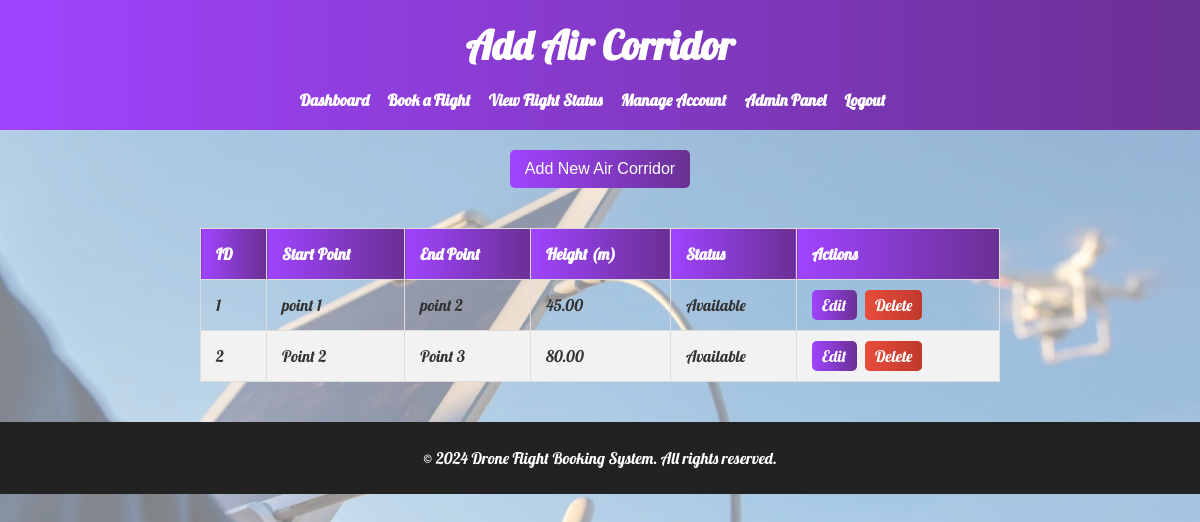
Screenshot of /DroneBookingSystem/add_air_corridor.php (signed in) with the database file from the repository.
### tables this page shows
CREATE TABLE `air_corridors` (
  `id` int(11) NOT NULL,
  `start_point` varchar(100) DEFAULT NULL,
  `end_point` varchar(100) DEFAULT NULL,
  `height` decimal(5,2) DEFAULT NULL,
  `status` enum('available','booked') DEFAULT 'available'
);

### DroneBookingSystem/add_air_corridor.php (the view, shortened to what this page needs)
<?php
$conn = new mysqli('localhost', 'root', '', 'drone_booking_system');
$corridor_sql = "SELECT * FROM air_corridors";
$corridor_result = $conn->query($corridor_sql);
?>
<!DOCTYPE html>
<html lang="en">
<head>
</head>
<body>
    <header>
        <h1>Add Air Corridor</h1>
        <nav>
            <ul>
                <li><a href="dashboard.php">Dashboard</a></li>
                <li><a href="flight_booking.php">Book a Flight</a></li>
                <li><a href="flight_status.php">View Flight Status</a></li>
                <li><a href="account.php">Manage Account</a></li>
                <li><a href="admin_panel.php">Admin Panel</a></li>
                <li><a href="logout.php">Logout</a></li>
            </ul>
        </nav>
    </header>
    <div class="content">
        <button class="toggle-button" onclick="toggleForm()">Add New Air Corridor</button>
        <table>
            <thead>
                <tr>
                    <th>ID</th>
                    <th>Start Point</th>
                    <th>End Point</th>
                    <th>Height (m)</th>
                    <th>Status</th>
                    <th>Actions</th>
                </tr>
            </thead>
            <tbody>
                <?php if ($corridor_result->num_rows > 0): ?>
                    <?php while($corridor = $corridor_result->fetch_assoc()): ?>
                        <tr>
                            <td><?php echo htmlspecialchars($corridor['id']); ?></td>
                            <td><?php echo htmlspecialchars($corridor['start_point']); ?></td>
                            <td><?php echo htmlspecialchars($corridor['end_point']); ?></td>
                            <td><?php echo htmlspecialchars($corridor['height']); ?></td>
                            <td><?php echo htmlspecialchars(ucfirst($corridor['status'])); ?></td>
                            <td class="actions">
                                <a href="#" class="edit" data-id="<?php echo $corridor['id']; ?>" data-start="<?php echo htmlspecialchars($corridor['start_point']); ?>" data-end="<?php echo htmlspecialchars($corridor['end_point']); ?>" data-height="<?php echo $corridor['height']; ?>" data-status="<?php echo $corridor['status']; ?>">Edit</a>
                                <a href="add_air_corridor.php?delete_corridor=<?php echo $corridor['id']; ?>" class="delete" onclick="return confirm('Are you sure you want to delete this corridor?');">Delete</a>
                            </td>
                        </tr>
                    <?php endwhile; ?>
                <?php else: ?>
                    <tr>
                        <td colspan="6">No air corridors found.</td>
                    </tr>
                <?php endif; ?>
            </tbody>
        </table>
    </div>
    <footer>
        <p>&copy; 2024 Drone Flight Booking System. All rights reserved.</p>
    </footer>
</body>
</html>

### DroneBookingSystem/add_air_corridor.php (style rules this page uses)
body { margin: 0; padding: 0; font-family: 'Lobster', cursive; background: url('./images/bacjground3.png') no-repeat center center fixed; background-size: cover; color: #333; }
header { background: #6a3093; background: linear-gradient(to right, #a044ff, #6a3093); padding: 20px; text-align: center; }
header h1 { margin: 0; color: #fff; font-size: 2.5em; }
nav ul { list-style-type: none; padding: 0; margin: 20px 0 0; text-align: center; }
nav ul li { display: inline; margin-right: 15px; }
nav ul li a { color: #fff; text-decoration: none; font-weight: bold; transition: color 0.3s ease; }
.content { padding: 20px; max-width: 800px; margin: auto; text-align: center; }
.content table { width: 100%; border-collapse: collapse; margin-top: 20px; }
table, th, td { border: 1px solid #ddd; }
th, td { padding: 15px; text-align: left; }
th { background: #6a3093; background: linear-gradient(to right, #a044ff, #6a3093); color: #fff; }
tr:nth-child(even) { background-color: #f2f2f2; }
.actions a { padding: 5px 10px; background: #6a3093; background: linear-gradient(to right, #a044ff, #6a3093); color: #fff; text-decoration: none; border-radius: 5px; margin-right: 5px; transition: background 0.3s ease; }
.actions .delete { background-color: #e74c3c; background-image: linear-gradient(to right, #e74c3c, #c0392b); }
.toggle-button { margin-bottom: 20px; padding: 10px 15px; background: #6a3093; background: linear-gradient(to right, #a044ff, #6a3093); color: #fff; text-decoration: none; border-radius: 5px; border: none; cursor: pointer; font-size: 1em; transition: background 0.3s ease; }
footer { background: #222; color: #fff; text-align: center; padding: 10px 0; margin-top: 20px; width: 100%; }

### rows the page displays
air_corridors: id "1", start_point "point 1", end_point "point 2", height "45.00", status "Available"
air_corridors: id "2", start_point "Point 2", end_point "Point 3", height "80.00", status "Available"
